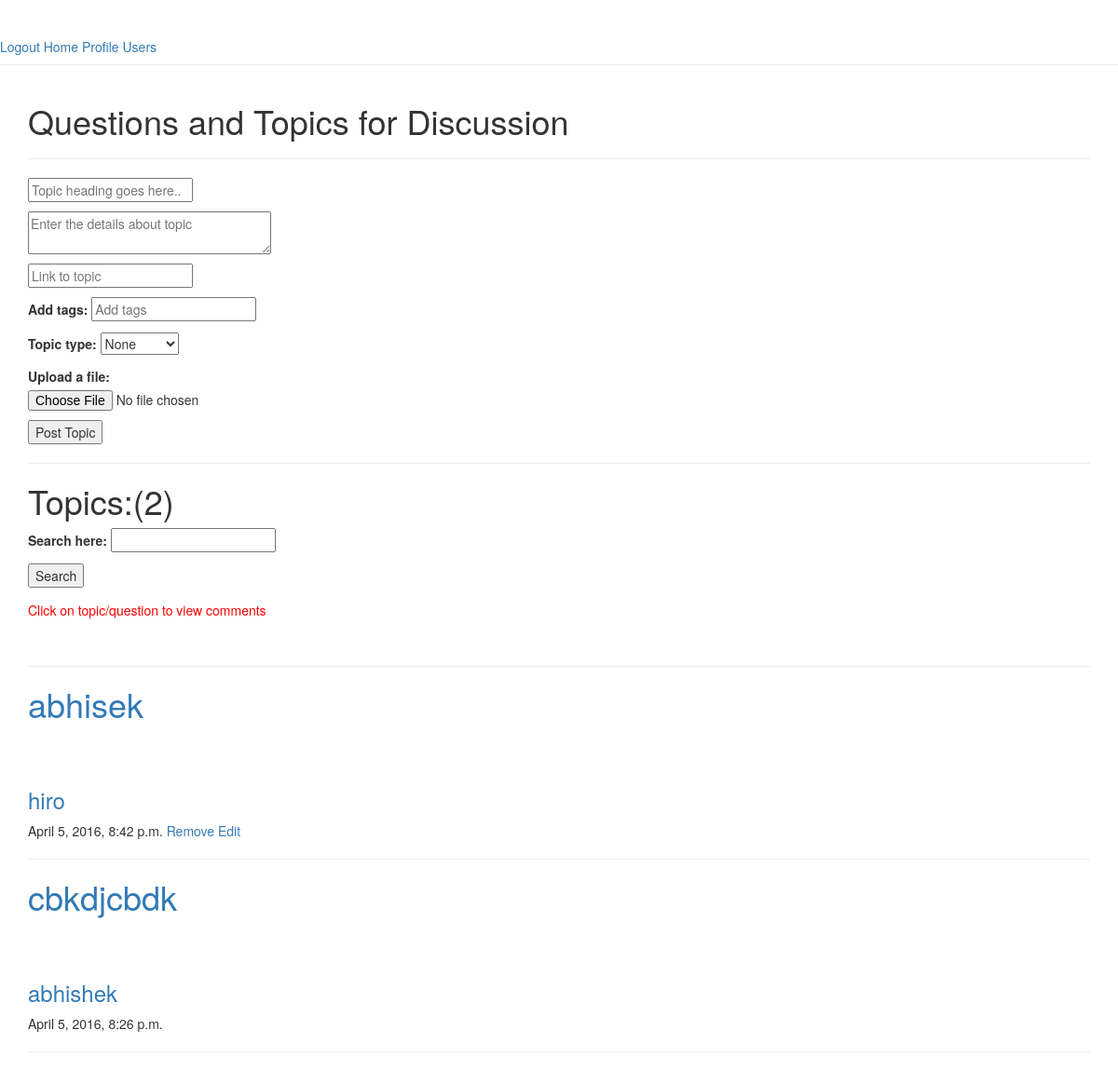
Page /codehub/topic/ (signed in) on the committed database.
### app/models.py (models this page shows, shortened)
class CodehubTopicModel(models.Model):
    user = models.ForeignKey(User)
    topic_heading = models.CharField(max_length = 100)
    topic_detail = models.CharField(max_length = 200)
    topic_link = models.CharField(max_length = 100 )
    tags = models.CharField(max_length = 50)
    timeStamp = models.DateTimeField()
    topic_type = models.CharField(max_length = 10)
    file = models.FileField(upload_to = 'uploads/')

### app/views.py (the view)
    def wrapper(request,*args,**kwargs):
        if not request.user.is_authenticated():
            return redirect('login_view')
        return func(request,*args,**kwargs)

### app/forms.py
class CodehubTopicForm(forms.ModelForm):
    CHOICES = (('None','None'),('Basic', 'Basic'),('Advanced', 'Advanced'),)
    topic_heading = forms.CharField(label = '',max_length = 100,widget = forms.TextInput(attrs = {'placeholder':'Topic heading goes here..'}))
    topic_detail = forms.CharField(label = '',widget = forms.Textarea(attrs = {'rows':'2','cols':'32','placeholder':'Enter the details about topic'}),max_length = 200)
    topic_link = forms.URLField(label = '',max_length = 100,required = False,widget = forms.TextInput(attrs = {'placeholder':'Link to topic'}))
    tags = forms.CharField(label = 'Add tags',max_length = 100,required = True,widget = forms.TextInput(attrs = {'placeholder':'Add tags'}))
    topic_type = forms.ChoiceField(choices = CHOICES,required = True)
    file = forms.FileField(label = 'Upload a file:',required=False)
    class Meta:
        model = CodehubTopicModel
        fields = ['topic_heading','topic_detail','topic_link','tags','topic_type','file']

class SearchForm(forms.Form):
    search_str = forms.CharField(label = 'Search here:',max_length = 50,required = True)

### app/views.py (called while the page is built)
def loginRequired(func):
    def wrapper(request,*args,**kwargs):
        if not request.user.is_authenticated():
            return redirect('login_view')
        return func(request,*args,**kwargs)
    return wrapper

### app/templates/codehub/topic.html (shortened to what this page needs)
{% extends 'base.html' %}
{% block content %}
<h1>Questions and Topics for Discussion</h1>
<hr/>
<form method="post" enctype="multipart/form-data">
{{ form.as_p }}
<input type='submit'   name='submitTopic' value= 'Post Topic'/>
</form>
<hr/>
<h1>Topics:<span>(</span>{{ topics.count }}<span>)</span></h1>
<form method='POST' action = "{% url 'search_topic' %}">
  {{ search_form.as_p }}
<input type='submit' name='seachTopic' value = 'Search'/>
</form>
<p style='color:red'>Click on topic/question to view comments</p><br/>
<hr/>
<div id = 'topicDisplaySec'>
{% for topic in topics %}
    <h1><a href = "{% url 'comment_on_topic' topic.id %}">{{ topic.topic_heading }}</a></h1>
    <a href = "{{ topic.topic_link }}">{{ topic.topic_link }}</a><br/>
      <a href = "/media/{{ topic.file }}">{{ topic.file }}</a><br/>
    <h3><a href="{% url 'user_profile' topic.user.id %}">{{ topic.user.username }}</a></h3>
      {{ topic.timeStamp }}
    {% if topic.user.username == user.username %}
    <a href = "{% url 'remove_topic' topic.id %}">Remove</a>
    <a href = "{% url 'edit_topic' topic.id %}">Edit
    {% endif %}
    <hr/>
{% endfor %}
{% endblock %}

### rows in the picture
CodehubTopicModel: topic_heading "abhisek", user.username "hiro", timeStamp "April 5, 2016, 8:42 p.m.", shows "Remove"
CodehubTopicModel: topic_heading "cbkdjcbdk", user.username "abhishek", timeStamp "April 5, 2016, 8:26 p.m."

### other values in the picture
{{ topics.count }} "2"
